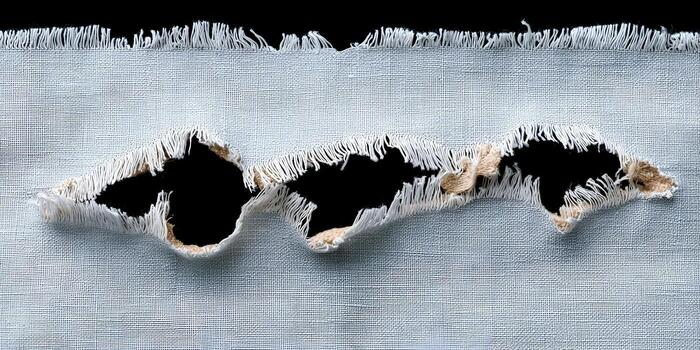
#> input picture images.jpg, 700 x 350 px
$ python -i generate_pro_dataset.py   (imports and definitions only)
#> lines starting #> are read from the running program, lines starting #| are printed output that depends on the picture; after the words box and inside, x2 and y2 are one past the last pixel; in counts of white or black regions, pixels touching at a corner belong together
#> further down, picture is the input picture: shape (350, 700, 3); mean B, G, R 154.6, 147.1, 139.2
import cv2
import numpy as np
import os
import glob
from pathlib import Path
from tqdm import tqdm
import random

# Paths
BASE_DATA_DIR = "datasets/Multi-Class Fabric Defect Detection Dataset"
OUT_DIR = "datasets/pro_yolo"
CLASSES = ['hole', 'stain', 'lines', 'Needle mark', 'Pinched fabric']

def find_defect_bbox(img):
    """
    Advanced defect localization using multi-thresholding and edge detection.
    """
    gray = cv2.cvtColor(img, cv2.COLOR_BGR2GRAY)
    blurred = cv2.GaussianBlur(gray, (5, 5), 0)
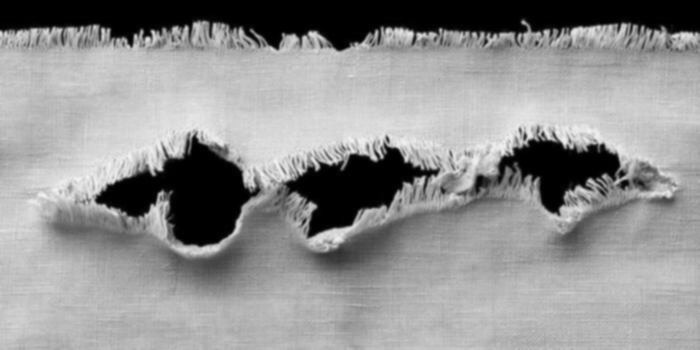
#> blurred: shape (350, 700); min 0, max 243, mean 145.6

    # 1. Edge Detection (Good for holes and lines)
    edges = cv2.Canny(blurred, 30, 100)
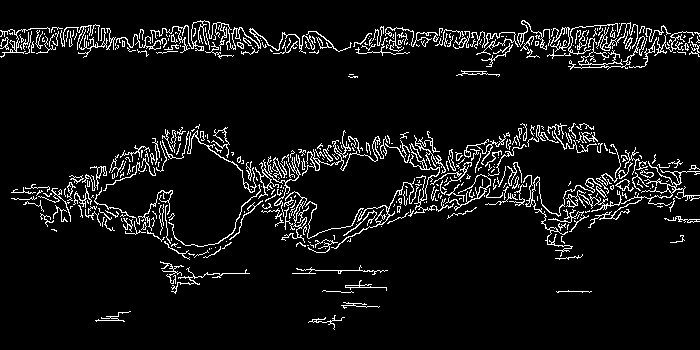
#> edges: shape (350, 700); 6.9% white in thin lines or dots, all inside (x1, y1, x2, y2) = (0, 20, 700, 330)

    # 2. Adaptive Thresholding (Good for stains and shadows)
    thresh = cv2.adaptiveThreshold(blurred, 255, cv2.ADAPTIVE_THRESH_GAUSSIAN_C,
                                 cv2.THRESH_BINARY_INV, 11, 2)
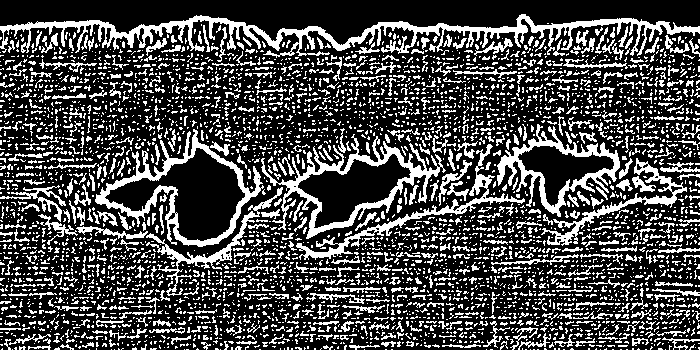
#> thresh: shape (350, 700); 28.2% white in thin lines or dots

    # Combine both
    combined = cv2.bitwise_or(edges, thresh)
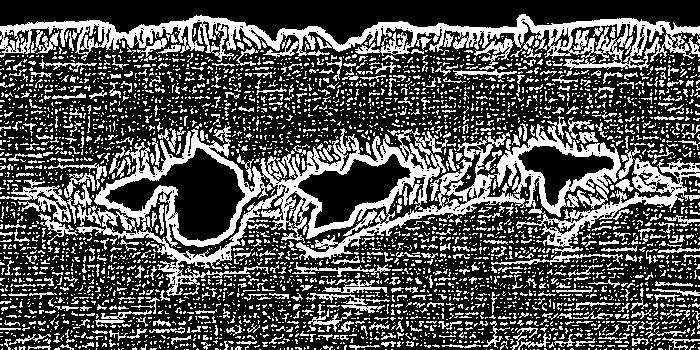
#> combined: shape (350, 700); 32.3% white; 3817 white regions (3301 under 20 px), largest, box (x1, y1, x2, y2) and area: (76, 116, 700, 296) 24274, (0, 14, 700, 70) 12237, (0, 173, 96, 224) 1237

    # Clean up
    kernel = np.ones((5,5), np.uint8)
    combined = cv2.morphologyEx(combined, cv2.MORPH_CLOSE, kernel)
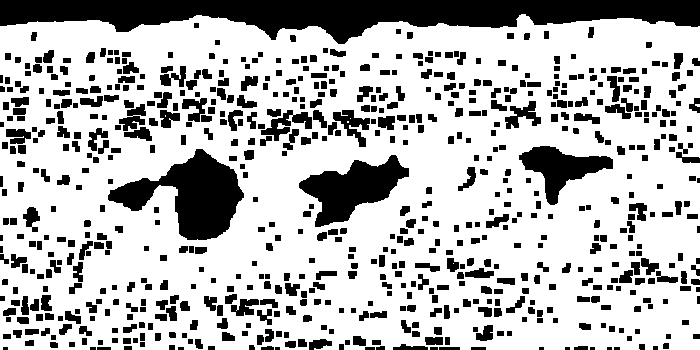
#> combined: shape (350, 700); 72.6% white; 701 black regions (11 under 20 px)

    contours, _ = cv2.findContours(combined, cv2.RETR_EXTERNAL, cv2.CHAIN_APPROX_SIMPLE)
#> contours = 2 contours, 1 with area under 20; largest, box (x1, y1, x2, y2) and area: (0, 14, 700, 350) 224854
    if not contours:
        return None

    # Get largest contour that is roughly in the middle 60% of the image
    # (industrial datasets usually center the defect)
    H, W = img.shape[:2]
#> H = 350; W = 700
    valid_contours = []
    for cnt in contours:
        x, y, w, h = cv2.boundingRect(cnt)
        # Filter noise and huge background objects
        if 5 < w < W*0.8 and 5 < h < H*0.8:
            valid_contours.append(cnt)
#> this loop made 2 passes
#> (x, y, w, h) on passes 1 to 2: (695, 104, 5, 3), (0, 14, 700, 336)
#> after the loop, valid_contours = []

    if not valid_contours:
        return None

    cnt = max(valid_contours, key=cv2.contourArea)
    return cv2.boundingRect(cnt)

# [68 lines left out: function generate_pro_dataset, not called in this run]


# [2 lines not run here, left out]

>>> import cv2
>>> picture = cv2.imread('images.jpg')
>>> result = find_defect_bbox(picture)
